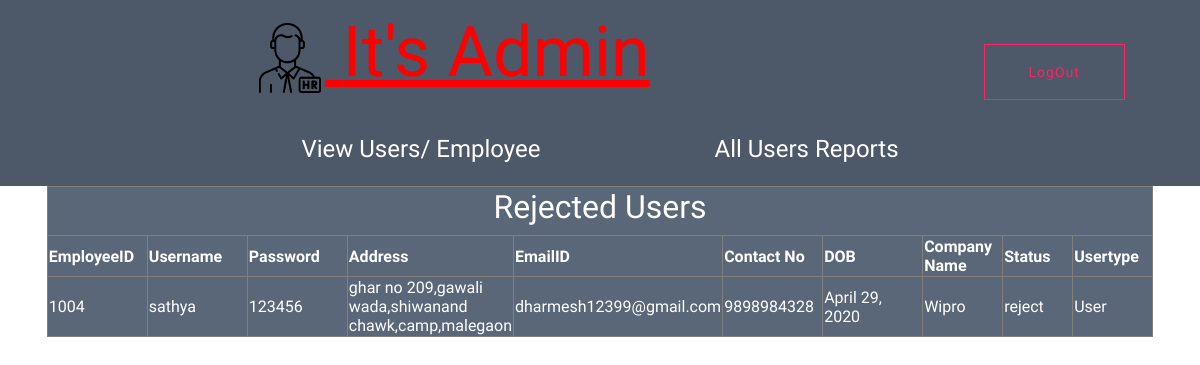
The page /corporateAdmin/viewrejectedusers/ on the database its author committed.
### corporateUserApp/models.py (models this page shows)
class NewRegistrationModel(models.Model):
    EmployeeID=models.AutoField(primary_key=True)
    Username=models.CharField(max_length=20,unique=True)
    Password=models.CharField(max_length=30)
    Address=models.CharField(max_length=100)
    EmailID=models.EmailField(unique=True)
    ContactNo=models.IntegerField(unique=True)
    DOB=models.DateField()
    Company_Name=models.CharField(max_length=30)
    status=models.CharField(max_length=10)
    usertype=models.CharField(max_length=30)

### corporateAdminApp/views.py (the view)
# urls.py: path('viewrejectedusers/', views.viewrejectedusers, name="viewrejectedusers"),
def viewrejectedusers(request):
    regaccept = NewRegistrationModel.objects.filter(status="reject")
    return render(request, "Admin/rejectedUsers.html", {"reg": regaccept})

### templates/Admin/rejectedUsers.html
{% load static %}
<html>
    <body>
        {% include 'adminhomepage.html' %}
    <table style="background-color:#5a6778;color: white " border="1" align="center">
  <thead>
  <tr><th colspan="11" style="text-align: center"><h2 style="color: white">Rejected Users</h2></th></tr>
    <tr>
      <th scope="col" width="100px">EmployeeID</th>
      <th scope="col" width="100px">Username</th>
        <th scope="col" width="100px">Password</th>
      <th scope="col" width="100px">Address</th>
      <th scope="col" width="100px">EmailID</th>
      <th scope="col" width="100px">Contact No</th>
      <th scope="col" width="100px">DOB</th>
      <th scope="col" width="80px">Company Name</th>
      <th scope="col" width="70px">Status</th>
      <th scope="col" width="80px">Usertype</th>
    </tr>
  </thead>
  <tbody>
  {% if reg %}
  {% for x in reg %}
      <tr>
      <td>{{ x.EmployeeID }}</td>
      <td>{{ x.Username }}</td>
      <td>{{ x.Password }}</td>
      <td>{{ x.Address }}</td>
      <td>{{ x.EmailID }}</td>
      <td>{{ x.ContactNo }}</td>
      <td>{{ x.DOB }}</td>
      <td>{{ x.Company_Name }}</td>
      <td>{{ x.status }}</td>
      <td>{{ x.usertype }}</td>
    </tr>
  {% endfor %}
      {% else %}
      <th colspan="11">NO Record Available</th>
  {% endif %}
  </tbody>
</table>
    </body>
</html>

### rows shown on the page
NewRegistrationModel: EmployeeID "1004", Username "sathya", Password "123456", Address "ghar no 209,gawali wada,shiwanand chawk,camp,malegaon", EmailID "dharmesh12399@gmail.com", ContactNo "9898984328", DOB "April 29, 2020", Company_Name "Wipro", status "reject", usertype "User"
